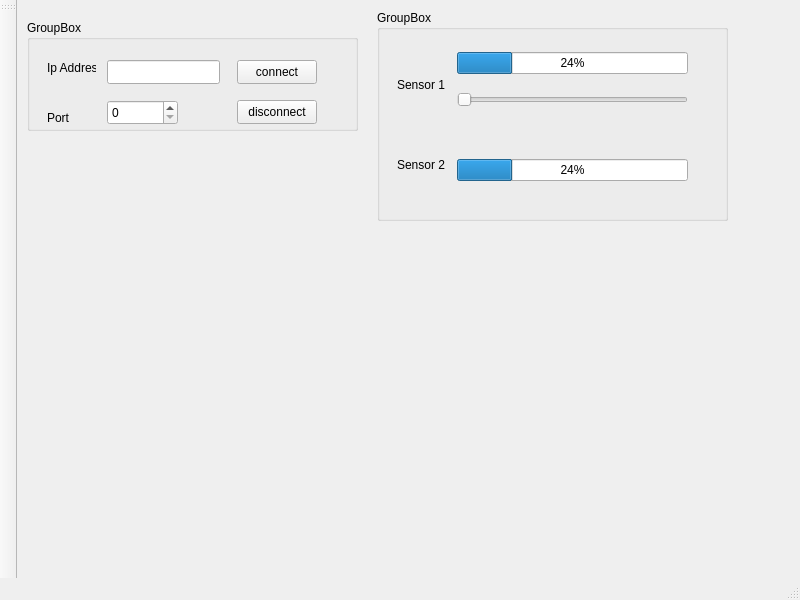
<?xml version="1.0" encoding="UTF-8"?>
<ui version="4.0">
 <class>MainWindow</class>
 <widget class="QMainWindow" name="MainWindow">
  <property name="geometry">
   <rect>
    <x>0</x>
    <y>0</y>
    <width>800</width>
    <height>600</height>
   </rect>
  </property>
  <property name="windowTitle">
   <string>MainWindow</string>
  </property>
  <widget class="QWidget" name="centralwidget">
   <widget class="QGroupBox" name="groupBox">
    <property name="geometry">
     <rect>
      <x>10</x>
      <y>20</y>
      <width>331</width>
      <height>111</height>
     </rect>
    </property>
    <property name="title">
     <string>GroupBox</string>
    </property>
    <widget class="QLabel" name="label">
     <property name="geometry">
      <rect>
       <x>20</x>
       <y>40</y>
       <width>49</width>
       <height>16</height>
      </rect>
     </property>
     <property name="text">
      <string>Ip Address</string>
     </property>
    </widget>
    <widget class="QLineEdit" name="lineEdit">
     <property name="geometry">
      <rect>
       <x>80</x>
       <y>40</y>
       <width>113</width>
       <height>24</height>
      </rect>
     </property>
    </widget>
    <widget class="QSpinBox" name="spinBox">
     <property name="geometry">
      <rect>
       <x>80</x>
       <y>80</y>
       <width>71</width>
       <height>25</height>
      </rect>
     </property>
    </widget>
    <widget class="QLabel" name="label_2">
     <property name="geometry">
      <rect>
       <x>20</x>
       <y>90</y>
       <width>49</width>
       <height>16</height>
      </rect>
     </property>
     <property name="text">
      <string>Port</string>
     </property>
    </widget>
    <widget class="QPushButton" name="pushButton">
     <property name="geometry">
      <rect>
       <x>210</x>
       <y>40</y>
       <width>80</width>
       <height>24</height>
      </rect>
     </property>
     <property name="text">
      <string>connect</string>
     </property>
    </widget>
    <widget class="QPushButton" name="pushButton_2">
     <property name="geometry">
      <rect>
       <x>210</x>
       <y>80</y>
       <width>80</width>
       <height>24</height>
      </rect>
     </property>
     <property name="text">
      <string>disconnect</string>
     </property>
    </widget>
   </widget>
   <widget class="QGroupBox" name="groupBox_2">
    <property name="geometry">
     <rect>
      <x>360</x>
      <y>10</y>
      <width>351</width>
      <height>211</height>
     </rect>
    </property>
    <property name="title">
     <string>GroupBox</string>
    </property>
    <widget class="QLabel" name="label_4">
     <property name="geometry">
      <rect>
       <x>20</x>
       <y>50</y>
       <width>49</width>
       <height>49</height>
      </rect>
     </property>
     <property name="text">
      <string>Sensor 1</string>
     </property>
    </widget>
    <widget class="QWidget" name="layoutWidget_4">
     <property name="geometry">
      <rect>
       <x>80</x>
       <y>30</y>
       <width>231</width>
       <height>81</height>
      </rect>
     </property>
     <layout class="QVBoxLayout" name="verticalLayout_5">
      <item>
       <widget class="QProgressBar" name="progressBar_5">
        <property name="value">
         <number>24</number>
        </property>
       </widget>
      </item>
      <item>
       <widget class="QSlider" name="horizontalSlider_5">
        <property name="orientation">
         <enum>Qt::Horizontal</enum>
        </property>
       </widget>
      </item>
     </layout>
    </widget>
    <widget class="QLabel" name="label_5">
     <property name="geometry">
      <rect>
       <x>20</x>
       <y>130</y>
       <width>49</width>
       <height>49</height>
      </rect>
     </property>
     <property name="text">
      <string>Sensor 2</string>
     </property>
    </widget>
    <widget class="QWidget" name="layoutWidget_2">
     <property name="geometry">
      <rect>
       <x>80</x>
       <y>120</y>
       <width>231</width>
       <height>81</height>
      </rect>
     </property>
     <layout class="QVBoxLayout" name="verticalLayout_3">
      <item>
       <widget class="QProgressBar" name="progressBar_3">
        <property name="value">
         <number>24</number>
        </property>
       </widget>
      </item>
     </layout>
    </widget>
   </widget>
  </widget>
  <widget class="QMenuBar" name="menubar">
   <property name="geometry">
    <rect>
     <x>0</x>
     <y>0</y>
     <width>800</width>
     <height>21</height>
    </rect>
   </property>
  </widget>
  <widget class="QStatusBar" name="statusbar"/>
  <widget class="QToolBar" name="toolBar">
   <property name="windowTitle">
    <string>toolBar</string>
   </property>
   <attribute name="toolBarArea">
    <enum>LeftToolBarArea</enum>
   </attribute>
   <attribute name="toolBarBreak">
    <bool>false</bool>
   </attribute>
  </widget>
 </widget>
 <resources/>
 <connections>
  <connection>
   <sender>horizontalSlider_5</sender>
   <signal>valueChanged(int)</signal>
   <receiver>progressBar_5</receiver>
   <slot>setValue(int)</slot>
   <hints>
    <hint type="sourcelabel">
     <x>501</x>
     <y>118</y>
    </hint>
    <hint type="destinationlabel">
     <x>493</x>
     <y>94</y>
    </hint>
   </hints>
  </connection>
 </connections>
</ui>
